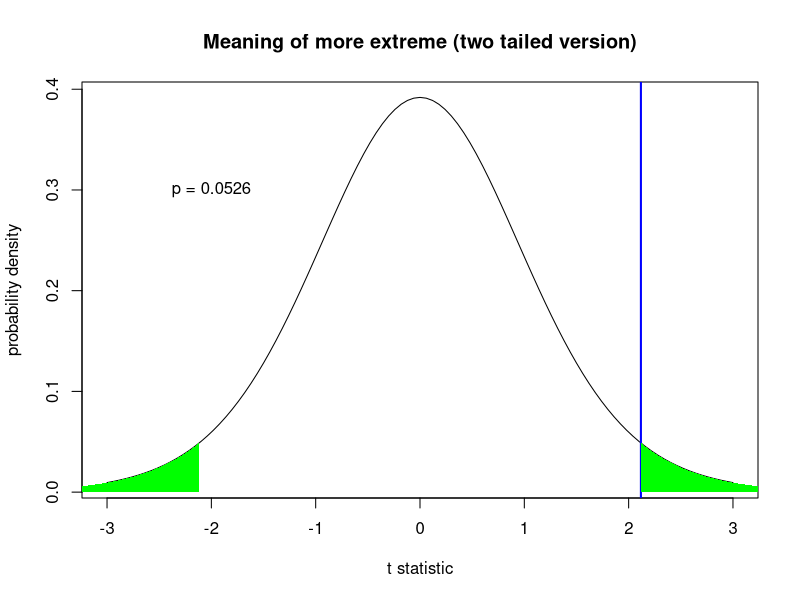
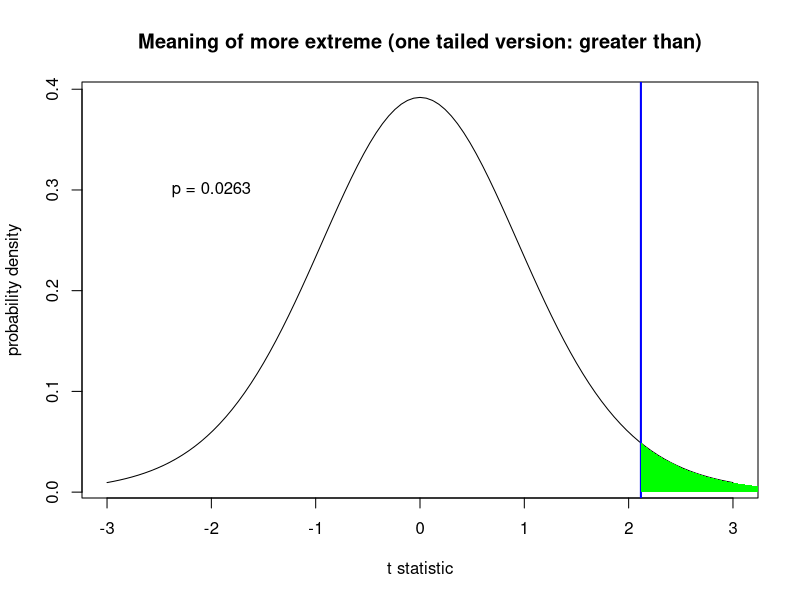
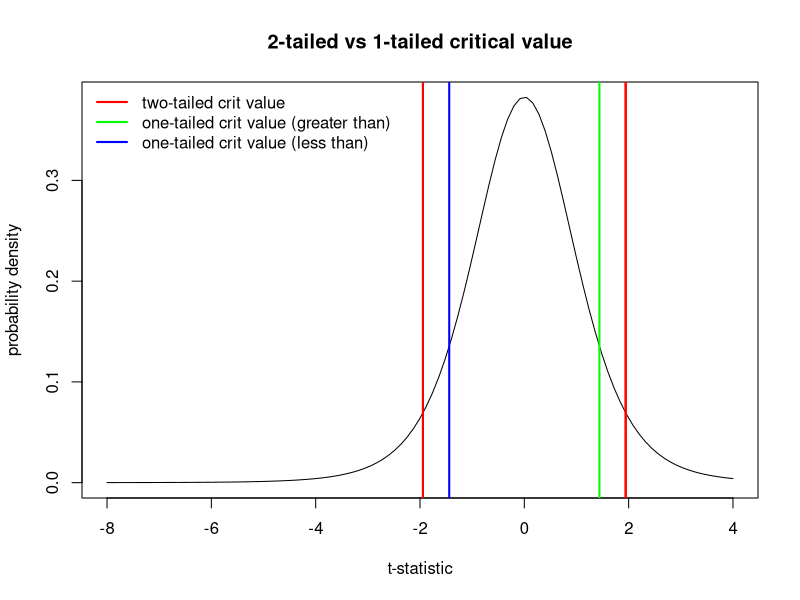
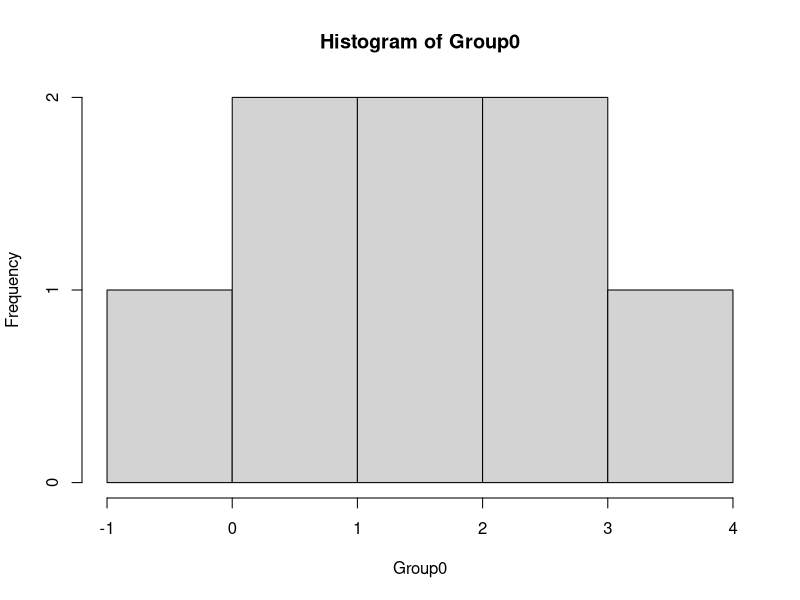
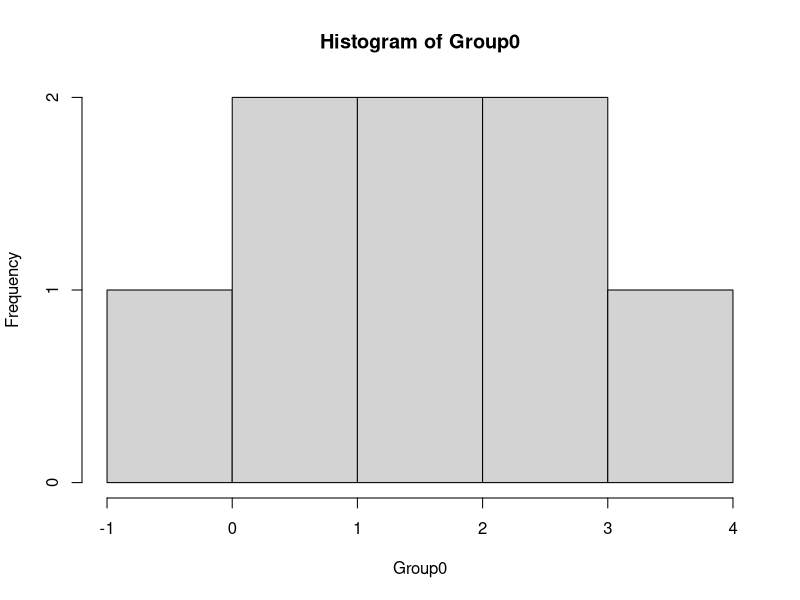
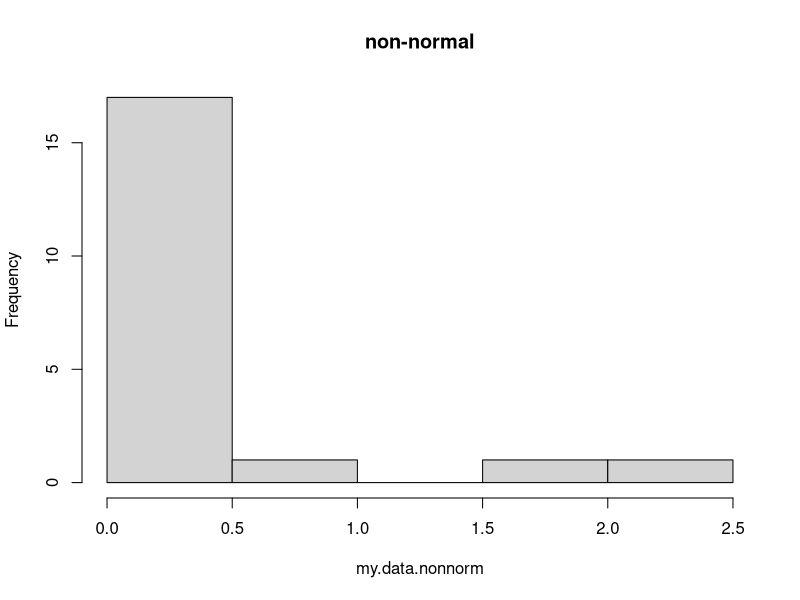
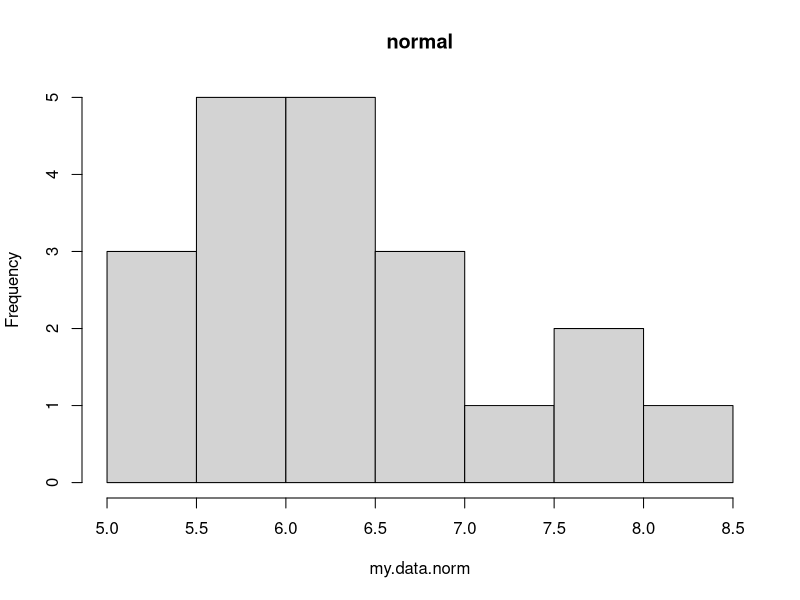
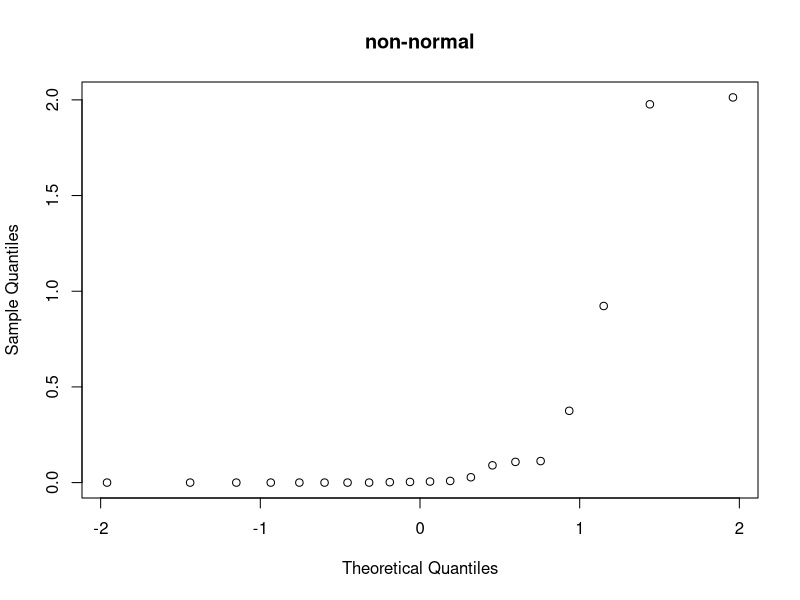

Write R code to recreate these figures, in order.
## ---- chunk 1

knitr::opts_chunk$set(echo = TRUE, cache = TRUE)

## ---- chunk 2

############################################################
####                                                    ####  
####  NRES 710, Lecture 2                               ####
####                                                    ####
####  Kevin Shoemaker and Ben Sullivan                  #### 
####  University of Nevada, Reno                        ####
####                                                    #### 
############################################################


############################################################
####  T-tests                                           ####
############################################################


## ---- chunk 3

### one sample t-test (paired t-test is a type of one sample t-test)

sample.data <- rgamma(10,2,.1)
null.mean <- 10

sample.size <- length(sample.data)
sample.mean <- mean(sample.data)
sample.sd <- sd(sample.data)
std.err <- sample.sd/sqrt(sample.size)
t.stat <- (sample.mean-null.mean)/std.err

t.crit <- abs(qt(0.025,sample.size-1))   # for 2-tailed test

p.val <- (1-pt(abs(t.stat),sample.size-1))*2   # 


### alternatively use the t.test function:

t.test(sample.data,mu=null.mean)   # should get the same answer!


## ---- chunk 4

### two sample t-test 

sample.data.1 <- rnorm(15,55,10)
sample.data.2 <- rnorm(10,45,10)

sample.size.1 <- length(sample.data.1)
sample.size.2 <- length(sample.data.2)
sample.size.pooled <- length(sample.data.1) + length(sample.data.2)

sample.mean1 <- mean(sample.data.1)
sample.mean2 <- mean(sample.data.2)

sample.sd1 <- sd(sample.data.1)
sample.sd2 <- sd(sample.data.2)
sample.sd.pooled <- sqrt(((sample.size.1-1)*sample.sd1^2 + (sample.size.2-1)*sample.sd2^2)/(sample.size.pooled-2))

std.err.pooled <- sample.sd.pooled*sqrt(1/sample.size.1+1/sample.size.2)
t.stat <- (sample.mean1-sample.mean2)/std.err.pooled

t.crit <- abs(qt(0.025,sample.size-1))   # for 2-tailed test

p.val <- (1-pt(abs(t.stat),sample.size.pooled-2))*2   # 2-tailed test



### alternatively use the t.test function:

t.test(sample.data.1,sample.data.2,var.equal = T)   # should get the same answer!


## ---- chunk 5

# one vs two tailed demo

#my.data <- rnorm(15, 0.5, 1)   # generate sample data
my.data <- c(0.20119786,1.41700898,-0.72426698,0.44006284,0.01487128,-0.19031680,1.75470699,-0.81992816,2.31978530,  2.71442595,-0.31461411,0.52086138,-0.50580117,1.52260888,0.76454698)
samp.mean <- mean(my.data)
samp.sd <- sd(my.data)
samp.n <- length(my.data)
std.err <- samp.sd/sqrt(samp.n)

null.mean <- 0

t.statistic <- (samp.mean-null.mean)/std.err

### Two-tailed
curve(dt(x,samp.n-1),-3,3, main="Meaning of more extreme (two tailed version)",
      ylab="probability density",xlab="t statistic")    # visualize the sampling distribution of the t-statistic
abline(v=t.statistic,lwd=2,col="blue")

xs <- seq(abs(t.statistic),10,0.05)                
ys <- dt(xs,samp.n-1)
polygon(x=c(xs,rev(xs)),y=c(ys,rep(0,times=length(ys))),col="green",border=NA)
polygon(x=c(-xs,rev(-xs)),y=c(ys,rep(0,times=length(ys))),col="green",border=NA)

p.twosided <- pt(-abs(t.statistic),samp.n-1)*2     # two-tailed p-value

text(-2,0.3,paste("p =",round(p.twosided,4)))

### One-sided (alternative = 'greater')
curve(dt(x,samp.n-1),-3,3, main="Meaning of more extreme (one tailed version: greater than)",
      ylab="probability density",xlab="t statistic")    # visualize the sampling distribution of the t-statistic
abline(v=t.statistic,lwd=2,col="blue")

xs <- seq(t.statistic,10,0.05)                
ys <- dt(xs,samp.n-1)
polygon(x=c(xs,rev(xs)),y=c(ys,rep(0,times=length(ys))),col="green",border=NA)

p.onesided <- pt(-abs(t.statistic),samp.n-1)     # one-tailed p-value

text(-2,0.3,paste("p =",round(p.onesided,4)))


## ---- chunk 6

### t-crit in one tailed vs two tailed test

sample.size=7

curve(dt(x,sample.size-1),-8,4, main="2-tailed vs 1-tailed critical value",
      xlab="t-statistic",ylab="probability density")

alpha <- 0.1
t.crit.twosided <- qt(alpha/2,sample.size-1) 

abline(v=c(t.crit.twosided,abs(t.crit.twosided)),col="red",lwd=2)


t.crit.twosided <- qt(alpha/2,sample.size-1) 

abline(v=c(t.crit.twosided,abs(t.crit.twosided)),col="red",lwd=2)

t.crit.onesided <- qt(alpha,sample.size-1) 

abline(v=abs(t.crit.onesided),col="green",lwd=2)
abline(v=t.crit.onesided,col="blue",lwd=2)

legend("topleft",lwd=c(2,2,2),col=c("red","green","blue"),bty="n",legend=c("two-tailed crit value","one-tailed crit value (greater than)","one-tailed crit value (less than)"))

## ---- chunk 7

######
# More t-test examples


#### 
# T-tests
####

#Ttest
# Are my data greater than zero? 
Group0 <- c(0.5, -0.03, 4, 2.5, 0.89, 2.2, 1.7, 1.125)
hist(Group0)
t.test(Group0,alternative="greater") # This gets at directionality


#Are my data different than zero? 
Group0 <- c(0.5, -0.03, 4, 2.5, 0.89, 2.2, 1.7, 1.125)
hist(Group0)
t.test(Group0) # Okay, that's to zero. What about if it's different than 1? 

# are my data different than 1? 
t.test(Group0, mu=1)

# Now let's test two groups. 
# are the means equal? 
group1 <- c(7,9,6,6,6,11,6,3,8,7)
group2 <- c(11,13,8,6,14,11,13,13,10,11)
t.test(group1, group2, var.equal=T) # Notice how we set equal variance? Look at the output - "Two Sample t-test."
# is this one-tail or two? 

group1 <- c(7,9,6,6,6,11,6,3,8,7)
group2 <- c(11,13,8,6,14,11,13,13,10,11)
t.test(group1, group2) #  "Welch's Two Sample t-test"
# WELCH'S TEST IS THE DEFAULT IN R


## ---- chunk 8

## testing for normality

my.data.nonnorm <- rgamma(20,0.1,0.1)    # simulate some non-normal data
hist(my.data.nonnorm,main="non-normal")     # visualize the data distribution

my.data.norm <- rnorm(20,6,0.9)    # simulate some normal data
hist(my.data.norm,main="normal")     # visualize the data distribution

# visualize q-q plot

qqnorm(my.data.nonnorm,main="non-normal")   # visual test for normality

qqnorm(my.data.norm,main="normal")


# run shapiro-wilk test

shapiro.test(my.data.nonnorm)

shapiro.test(my.data.norm)

## ---- chunk 9

# Wilcoxon signed rank test

my.data <- rgamma(20,0.1,0.1)-2

hist(my.data)

wilcox.test(my.data)

t.test(my.data)   # t-test for comparison
  
  
## ---- chunk 10

# Wilcoxon signed rank test

my.data1 <- rgamma(20,0.1,0.1)-2
my.data2 <- rgamma(20,0.2,0.1)-2

median(my.data1)
median(my.data2)

wilcox.test(my.data1,my.data2)

t.test(my.data1,my.data2)   # t-test for comparison


#### perform rank test from scratch!

allobs <- c(my.data1,my.data2)
inorder <- order(allobs)

rank1 <- inorder[1:20]
rank2 <- inorder[21:40]

t.test(rank1,rank2,var.equal = T)    # perform t-test on the ranks (usually similar to Mann-Whitney test)
  
## ---- chunk 11

###### First we will set the population parameters:

true.mean.A <- 13.5
true.mean.B <- 13.9

true.sd <- 3.4

# Assume a two-tailed test- alternative hypothesis is that the mean of A is different from the mean of B

###### Now let's set the sampling scenario

sampsize.A <- 10
sampsize.B <- 12

###### now we will simulate a single 'experiment'

samp.A <- rnorm(sampsize.A,true.mean.A,true.sd)
samp.B <- rnorm(sampsize.B,true.mean.B,true.sd)

###### and now we can run a test!

this.test <- t.test(samp.A,samp.B,var.equal = T)

###### and determine if we rejected our null hypothesis (which we know is not true!)

this.test$p.value < 0.05



## ---- chunk 12

### full power analysis:

###### First we will set the population parameters:

true.mean.A <- 13.5
true.mean.B <- 13.9

true.sd <- 3.4

# Assume a two-tailed test- alternative hypothesis is that the mean of A is different from the mean of B

###### Now let's set the sampling scenario

sampsize.A <- 10
sampsize.B <- 12

###### now we will simulate LOTS of  'experiments'

pvals <- numeric(1000)

for(i in 1:1000){
  samp.A <- rnorm(sampsize.A,true.mean.A,true.sd)
  samp.B <- rnorm(sampsize.B,true.mean.B,true.sd)
  
  ###### and now we can run a test!
  
  this.test <- t.test(samp.A,samp.B,var.equal = T)
  
  ###### and determine if we rejected our null hypothesis (which we know is not true!)
  
  pvals[i] <- this.test$p.value
}

 # hist(pvals)

length(which(pvals<0.05))/1000

## ---- chunk 13

### full power analysis WITH SAMPLE SIZE DETERMINATION:

###### First we will set the population parameters:

true.mean.A <- 13.5
true.mean.B <- 13.9

true.sd <- 3.4

# Assume a two-tailed test- alternative hypothesis is that the mean of A is different from the mean of B


###### now we will simulate LOTS of  'experiments' under different sample sizes

sampsize <- seq(5,400,10)

power <- numeric(length(sampsize))

for(j in 1:length(sampsize)){
  
  pvals <- numeric(1000)
  for(i in 1:1000){
    samp.A <- rnorm(sampsize[j],true.mean.A,true.sd)
    samp.B <- rnorm(sampsize[j],true.mean.B,true.sd)
    
    ###### and now we can run a test!
    
    this.test <- t.test(samp.A,samp.B,var.equal = T)
    
    ###### and determine if we rejected our null hypothesis (which we know is not true!)
    
    pvals[i] <- this.test$p.value
  }

 # hist(pvals)

  power[j] <- length(which(pvals<0.05))/1000
}

names(power) <- sampsize

plot(power~sampsize)


